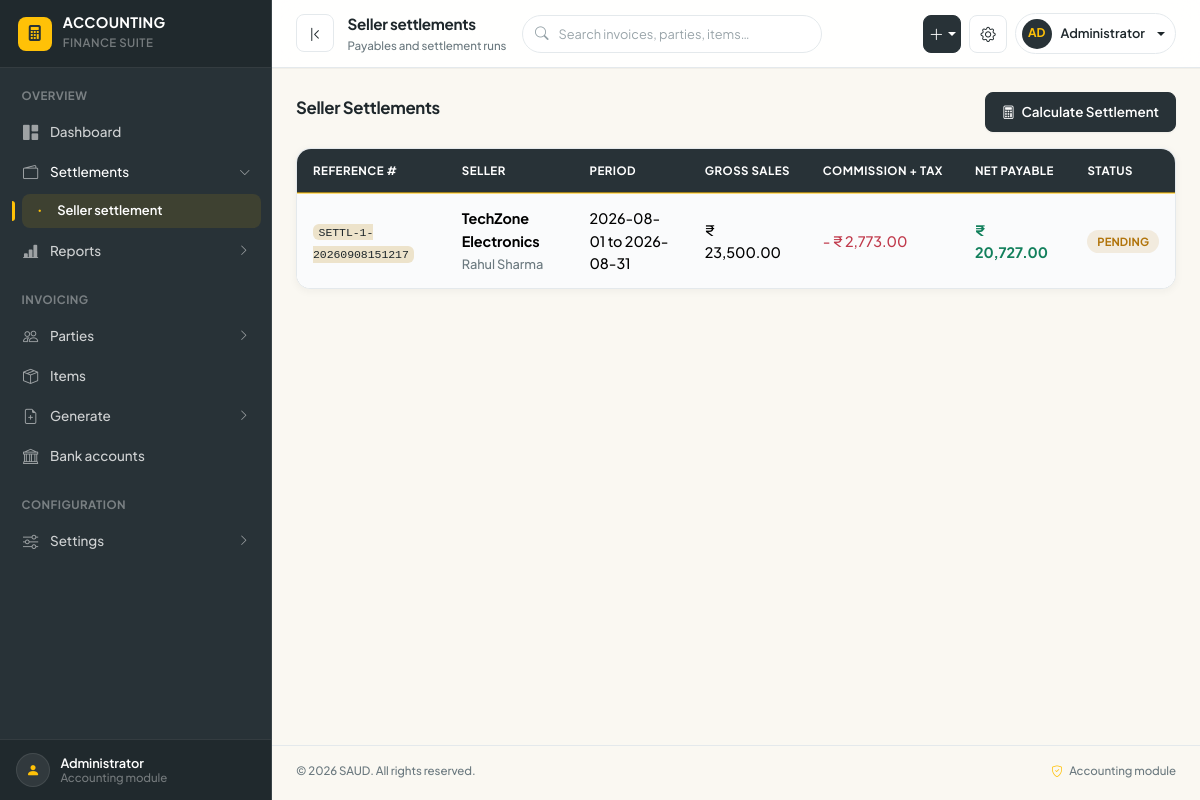
/public/settlements, run on the app's committed database.
### tables this page shows
CREATE TABLE `acc_settlements` (
  `settlement_id` int(10) UNSIGNED NOT NULL,
  `settlement_reference` varchar(50) NOT NULL,
  `seller_id` int(10) UNSIGNED NOT NULL,
  `period_start` date NOT NULL,
  `period_end` date NOT NULL,
  `gross_sales` decimal(12,2) NOT NULL,
  `commission_amount` decimal(12,2) NOT NULL,
  `tax_on_commission` decimal(12,2) NOT NULL,
  `net_payable` decimal(12,2) NOT NULL,
  `status` enum('PENDING','PAID','CANCELLED') DEFAULT 'PENDING',
  `payout_date` date DEFAULT NULL,
  `bank_ref` varchar(100) DEFAULT NULL,
  `created_at` datetime DEFAULT current_timestamp()
);

CREATE TABLE `mock_sellers` (
  `seller_id` int(10) UNSIGNED NOT NULL,
  `store_name` varchar(150) NOT NULL,
  `owner_name` varchar(150) NOT NULL,
  `email` varchar(100) NOT NULL,
  `phone` varchar(25) NOT NULL,
  `gstin` varchar(20) DEFAULT NULL,
  `state` varchar(50) NOT NULL,
  `commission_rate` decimal(5,2) DEFAULT 10.00,
  `created_at` datetime DEFAULT current_timestamp()
);

CREATE TABLE `acc_currencies` (
  `currency_id` int(10) UNSIGNED NOT NULL,
  `currency_code` varchar(10) NOT NULL,
  `currency_name` varchar(50) NOT NULL,
  `symbol` varchar(10) NOT NULL,
  `exchange_rate` decimal(12,4) DEFAULT 1.0000,
  `is_default` tinyint(1) DEFAULT 0,
  `status` tinyint(1) DEFAULT 1,
  `created_at` datetime DEFAULT current_timestamp()
);

### app/core/Controller.php (called while the page is built, shortened)
<?php
class Controller {
    public function model($model) {
        return new $model();
    }
    public function view($view, $data = []) {
        extract($data);
        require_once '../app/views/layouts/header.php';
        require_once '../app/views/layouts/sidebar.php';
        require_once '../app/views/' . $view . '.php';
        require_once '../app/views/layouts/footer.php';
    }
}

### app/controllers/SettlementsController.php (called while the page is built, shortened)
<?php
class SettlementsController extends Controller {
    public function index() {
        $settlements = $this->model('Settlement')->getAllSettlements();
        $this->view('settlements/index', ['settlements' => $settlements]);
    }
}

### app/core/Router.php (called while the page is built, shortened)
<?php
class Router {
    protected $method = 'index';
    public function __construct() {
        $url = $this->parseUrl();
        if (isset($url[0])) {
            $formatted = str_replace(' ', '', ucwords(str_replace(['-', '_'], ' ', $url[0])));
            $controllerName = ucfirst($formatted) . 'Controller';
            if (file_exists('../app/controllers/' . $controllerName . '.php')) {
                unset($url[0]);
            } elseif (file_exists('../app/controllers/' . ucfirst($url[0]) . 'Controller.php')) {
                $this->controller = ucfirst($url[0]) . 'Controller';
                unset($url[0]);
            }
        }
        $this->controller = new $this->controller;
        $this->params = $url ? array_values($url) : [];
        call_user_func_array([$this->controller, $this->method], $this->params);
    }
    private function parseUrl() {
        if (isset($_GET['url'])) {
            $cleanUrl = strtok($_GET['url'], '?');
            return explode('/', filter_var(rtrim($cleanUrl, '/'), FILTER_SANITIZE_URL));
        }
        return [];
    }
}

### public/index.php (called while the page is built, shortened)
<?php
require_once '../app/core/Model.php';
require_once '../app/core/Currency.php';
require_once '../app/core/Controller.php';
require_once '../app/core/Router.php';
date_default_timezone_set(app_timezone());
$app = new Router();

### app/core/Model.php (called while the page is built)
<?php
class Model {
    protected static $db = null;
    public function __construct() {
        if (self::$db === null) {
            try {
                $dsn = "mysql:host=" . DB_HOST . ";dbname=" . DB_NAME . ";charset=utf8mb4";
                self::$db = new PDO($dsn, DB_USER, DB_PASS, [
                    PDO::ATTR_ERRMODE => PDO::ERRMODE_EXCEPTION,
                    PDO::ATTR_DEFAULT_FETCH_MODE => PDO::FETCH_ASSOC
                ]);
            } catch (PDOException $e) {
                die("Database connection error: " . $e->getMessage());
            }
        }
    }
    public function getDb() {
        return self::$db;
    }
}

### app/models/Settlement.php (called while the page is built, shortened)
<?php
class Settlement extends Model {
    public function getAllSettlements() {
        return $this->getDb()->query("SELECT st.*, s.store_name, s.owner_name
            FROM acc_settlements st
            JOIN mock_sellers s ON st.seller_id = s.seller_id
            ORDER BY st.settlement_id DESC")->fetchAll();
    }
}

### app/core/Currency.php (called while the page is built, shortened)
<?php
function app_settings_map() {
    static $settings = null;
    if ($settings !== null) return $settings;
    $settings = [];
    try {
        $db = (new Model())->getDb();
        foreach ($db->query("SELECT setting_key, setting_value FROM acc_settings")->fetchAll() as $r) {
            $settings[$r['setting_key']] = $r['setting_value'];
        }
    } catch (Exception $e) { $settings = []; }
    return $settings;
}
function app_currency() {
    static $currency = null;
    if ($currency !== null) return $currency;
    $currency = ['currency_code' => 'INR', 'currency_name' => 'Indian Rupee', 'symbol' => "\u{20B9}", 'exchange_rate' => 1];
    try {
        $db = (new Model())->getDb();
        $settings = app_settings_map();
        $code = trim($settings['default_currency'] ?? '');
        if ($code !== '') {
            $stmt = $db->prepare("SELECT * FROM acc_currencies WHERE currency_code = ? AND status = 1 LIMIT 1");
            $stmt->execute([$code]);
            $row = $stmt->fetch();
            if ($row) { $currency = $row; return $currency; }
        }
    } catch (Exception $e) {  }
    return $currency;
}
function cur_symbol() { $c = app_currency(); return $c['symbol'] ?: ($c['currency_code'] ?? ''); }
function app_timezone() {
    static $tz = null;
    $settings = app_settings_map();
    $configured = trim($settings['timezone'] ?? '');
    if ($configured !== '' && in_array($configured, timezone_identifiers_list(), true)) {
        $tz = $configured;
    } else {
        $tz = 'Asia/Kolkata';
    }
    return $tz;
}

### app/views/settlements/index.php (the view, shortened to what this page needs)
<div class="d-flex justify-content-between align-items-center mb-3">
    <h4 class="fw-bold">Seller Settlements</h4>
    <button class="btn btn-primary" data-bs-toggle="modal" data-bs-target="#generateSettlementModal">
        <i class="bi bi-calculator"></i> Calculate Settlement
    </button>
</div>
<div class="card shadow-sm border-0 mb-4">
    <div class="card-body p-0">
        <div class="table-responsive">
            <table class="table table-striped table-hover align-middle mb-0">
                <thead class="table-dark">
                    <tr>
                        <th>Reference #</th>
                        <th>Seller</th>
                        <th>Period</th>
                        <th>Gross Sales</th>
                        <th>Commission + Tax</th>
                        <th>Net Payable</th>
                        <th>Status</th>
                    </tr>
                </thead>
                <tbody>
                    <?php if (empty($settlements)): ?>
                        <tr>
                            <td colspan="7" class="text-center py-4 text-muted">
                                No settlement records found. Click "Calculate Settlement" to run a payout period.
                            </td>
                        </tr>
                    <?php else: ?>
                        <?php foreach ($settlements as $st): ?>
                        <tr>
                            <td><code><?php echo htmlspecialchars($st['settlement_reference']); ?></code></td>
                            <td>
                                <strong><?php echo htmlspecialchars($st['store_name']); ?></strong><br>
                                <small class="text-muted"><?php echo htmlspecialchars($st['owner_name']); ?></small>
                            </td>
                            <td><?php echo $st['period_start'] . ' to ' . $st['period_end']; ?></td>
                            <td><?php echo cur_symbol(); ?> <?php echo number_format($st['gross_sales'], 2); ?></td>
                            <td class="text-danger">
                                - <?php echo cur_symbol(); ?> <?php echo number_format($st['commission_amount'] + $st['tax_on_commission'], 2); ?>
                            </td>
                            <td><strong class="text-success"><?php echo cur_symbol(); ?> <?php echo number_format($st['net_payable'], 2); ?></strong></td>
                            <td>
                                <span class="badge bg-<?php echo $st['status'] === 'PAID' ? 'success' : 'warning text-dark'; ?>">
                                    <?php echo htmlspecialchars($st['status']); ?>
                                </span>
                            </td>
                        </tr>
                        <?php endforeach; ?>
                    <?php endif; ?>
                </tbody>
            </table>
        </div>
    </div>
</div>

### public/css/app.css (style rules this page uses)
*, *::before, *::after { box-sizing: border-box; }
html { scroll-behavior: smooth; }
body { margin: 0; background-color: var(--ui-body-bg); color: var(--ui-text); font-family: var(--ui-font-body); font-size: var(--ui-font-size); font-weight: var(--ui-font-weight); line-height: var(--ui-line-height); letter-spacing: -0.005em; -webkit-font-smoothing: antialiased; }
h1, h2, h3, h4, h5, h6, .h1, .h2, .h3, .h4, .h5, .h6 { font-family: var(--ui-font-heading); font-weight: var(--ui-heading-weight); letter-spacing: var(--ui-heading-tracking); color: var(--ui-text); }
h4, .h4 { font-size: 1.05rem; }
small, .small { font-size: var(--ui-font-size-sm); }
code, kbd, pre, samp, .font-mono { font-family: var(--ui-font-mono); }
.card { border: var(--ui-border-width) solid var(--ui-card-border) !important; border-radius: var(--ui-card-radius) !important; background-color: var(--ui-card-bg) !important; box-shadow: var(--ui-card-shadow) !important; }
.card-body { padding: var(--ui-card-padding); }
.table-responsive, .table-wrap { border: var(--ui-border-width) solid var(--ui-border); border-radius: var(--ui-table-radius); background: var(--ui-surface); overflow: auto; }
.card > .table-responsive, .card-body > .table-responsive { border: 0; border-radius: var(--ui-card-radius); }
.table-hover > tbody > tr { transition: background-color .12s ease-in-out; }
.table { --bs-table-bg: transparent; margin-bottom: 0; color: var(--ui-text); vertical-align: middle; }
.table > :not(caption) > * > * { padding: var(--ui-table-cell-padding); border-bottom-color: var(--ui-table-row-border); background-color: transparent; }
.table > thead > tr > th, .table > thead > tr > td { background-color: var(--ui-table-head-bg) !important; color: var(--ui-table-head-text) !important; border-bottom: 2px solid var(--ui-table-head-underline) !important; font-size: var(--ui-table-head-size); font-weight: var(--ui-table-head-weight); letter-spacing: var(--ui-label-tracking); text-transform: uppercase; white-space: nowrap; }
.table-striped > tbody > tr:nth-of-type(odd) > * { --bs-table-bg-type: var(--ui-table-stripe); }
.table > tbody > tr:last-child > * { border-bottom: 0; }
.btn { --bs-btn-focus-box-shadow: var(--ui-shadow-focus); min-height: var(--ui-btn-height); display: inline-flex; align-items: center; justify-content: center; gap: .4rem; padding: var(--ui-btn-padding); border-radius: var(--ui-btn-radius); font-family: inherit; font-size: var(--ui-btn-font-size); font-weight: var(--ui-btn-font-weight); line-height: 1.2; box-shadow: none; transition: all var(--ui-transition); }
.btn-primary, .btn-dark, .btn-secondary { background-color: var(--ui-btn-primary-bg) !important; border-color: var(--ui-btn-primary-border) !important; color: var(--ui-btn-primary-text) !important; box-shadow: var(--ui-btn-shadow); }
.badge { padding: var(--ui-badge-padding); border-radius: var(--ui-badge-radius); font-size: var(--ui-badge-size); font-weight: var(--ui-font-weight-bold); letter-spacing: .01em; }
.badge.bg-warning { background-color: var(--ui-warning-soft) !important; color: var(--ui-warning) !important; }
.text-success { color: var(--ui-success) !important; }
.text-danger { color: var(--ui-danger) !important; }
.text-muted { color: var(--ui-text-muted) !important; }
.shadow-sm { box-shadow: var(--ui-shadow-sm) !important; }
.border, .border-0 { border-color: var(--ui-border) !important; }
code { color: var(--ui-text); background: var(--ui-surface-3); padding: .1rem .35rem; border-radius: var(--ui-radius-xs); font-size: var(--ui-font-size-xs); }

### data on the page
acc_settlements: settlement_reference "SETTL-1-20260908151217", seller.store_name "TechZone Electronics", seller.owner_name "Rahul Sharma", period_start "2026-08-01", period_end "2026-08-31", acc_currencies.symbol "₹", gross_sales "23,500.00", $st['commission_amount'] + $st['tax_on_commission'] "2,773.00", net_payable "20,727.00", status "PENDING"

### other printed values
ui('brand-name') "ACCOUNTING"
ui('brand-tagline') "FINANCE SUITE"
$ui_page_title "Seller settlements"
$ui_page_subtitle "Payables and settlement runs"
